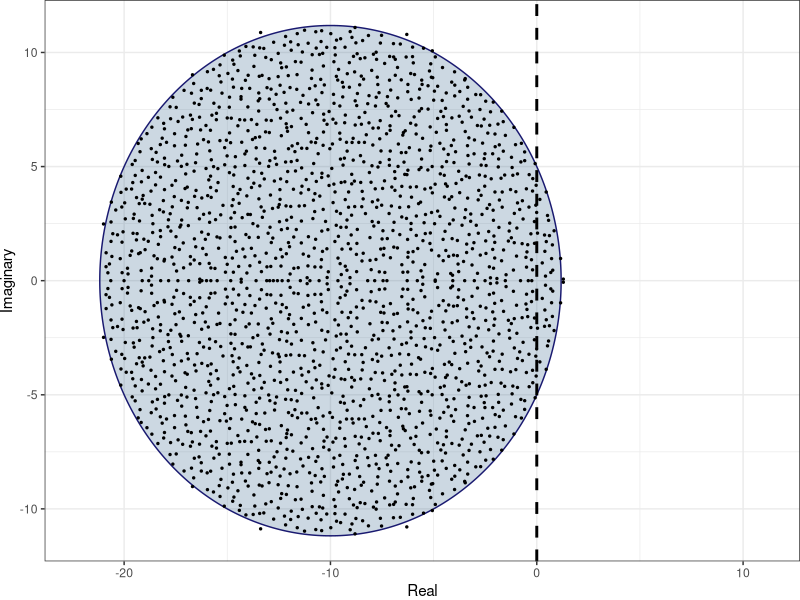
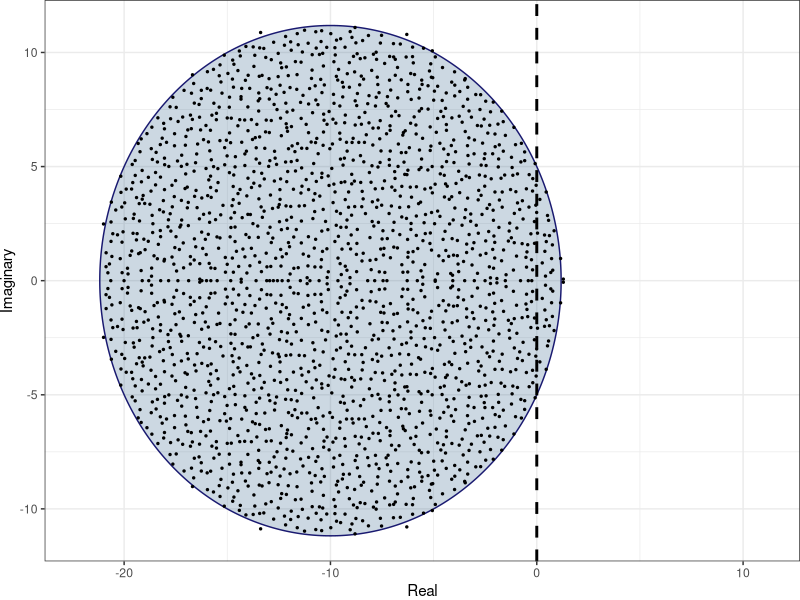

R code for these plots, in order:
library(ggplot2)
library(MASS)
library(grid)

eye.pairs.from.normal <- function(NumPairs = 10,
                                  mux = 0,
                                  muy = 0,
                                  sigmax = 1/4,
                                  sigmay = 1/4,
                                  rhoxy = -2/3){
    mus <- c(mux, muy)
    covariance.matrix <- matrix(c(sigmax^2,
                                  rhoxy * sigmax * sigmay,
                                  rhoxy * sigmax * sigmay,
                                  sigmay^2),
                                2, 2)
    Pairs <- mvrnorm(NumPairs, mus, covariance.matrix)
    return(Pairs)
}

ellipsefunction <- function(hlaxa = 1, hlaxb = 1, center = 0, npoints = 1000){
    a <- seq(0, 2 * pi, length = npoints + 1)
    x <- hlaxa * cos(a) + center
    y <- hlaxb * sin(a)
    return(data.frame(Real=x, Imaginary=y))
}


S <- 2000
C <- 1
rhoxy <- 0
sigma <- 0.25
dd <- -10

M <- matrix(0, S, S)
elements <- eye.pairs.from.normal(NumPairs = S * (S - 1) / 2, rhoxy=rhoxy)
M[upper.tri(M)] <- elements[,1]
M <- t(M)
M[upper.tri(M)] <- elements[,2]
diag(M) <- dd

eVals <- eigen(M, only.values=TRUE)$values
PointData <- data.frame(Real=Re(eVals), Imaginary=Im(eVals))
EllipseData <- ellipsefunction(hlaxa = sigma * sqrt(S * C) * (1 + rhoxy),
                               hlaxb = sigma * sqrt(S * C) * (1 - rhoxy),
                               center = dd)
ggplot() +
    geom_polygon(aes(x=Real, y=Imaginary), alpha=0.25, fill='steelblue4', data=EllipseData) +
    geom_polygon(aes(x=Real, y=Imaginary), colour='midnightblue', fill=NA, data=EllipseData) +
    geom_point(aes(x=Real, y=Imaginary), size=0.5, data=PointData) +
    geom_vline(xintercept=0, linetype='dashed', size=1) +
    xlim(c(2 * min(PointData$Imaginary), max(PointData$Imaginary))) +
    theme_bw() +
    theme(plot.margin=unit(c(0,0,0,0), 'in'))
ggsave(file='../Images/ellipse.png', width=4, height=2.5, units='in')
